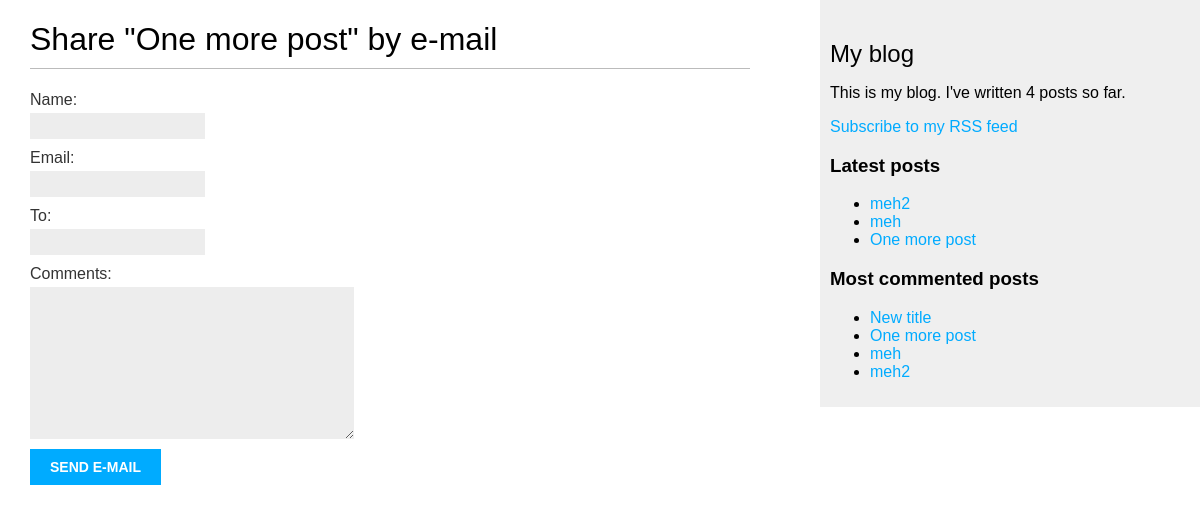
Page /blog/3/share/ on the earlier database version.
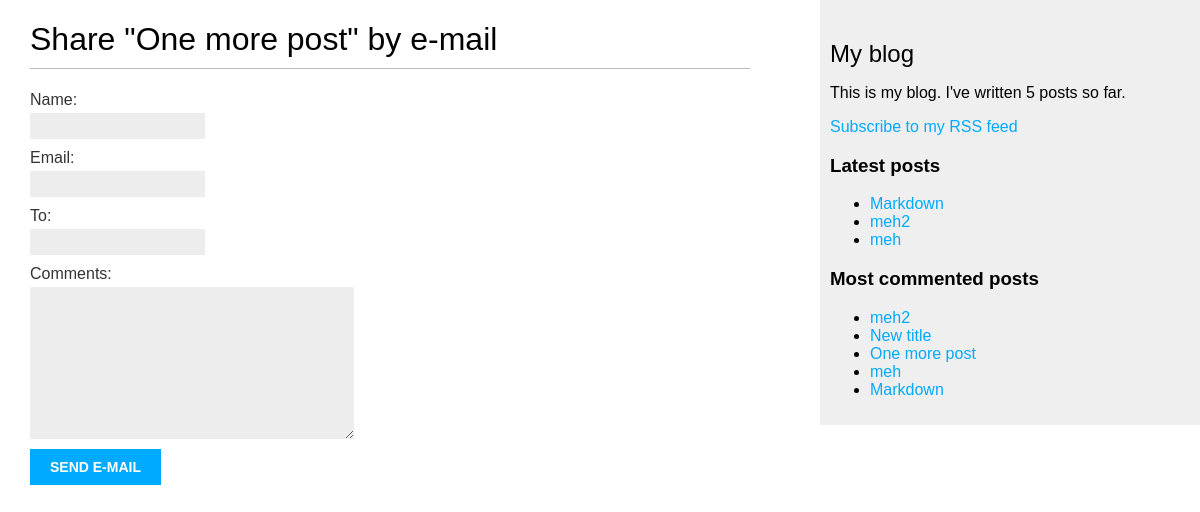
Same page on the later database version.
### blog/models.py (models this page shows, shortened)
class Post(models.Model):
    objects = models.Manager()
    published = PublishedManager()
    tags = TaggableManager()
    STATUS_CHOICES = (
        ('draft', 'Draft'),
        ('published', 'Published')
    )
    title = models.CharField(max_length=250)
    slug = models.SlugField(max_length=250,
                            unique_for_date='publish')
    author = models.ForeignKey(User,
                                on_delete=models.CASCADE,
                                related_name='blog_posts')
    body = models.TextField()
    publish = models.DateTimeField(default=timezone.now)
    created = models.DateTimeField(auto_now_add=True)
    updated = models.DateTimeField(auto_now=True)
    status = models.CharField(max_length=10,
                                choices=STATUS_CHOICES,
                                default='draft')
    class Meta:
        ordering = ('-publish',)
        db_table = 'blog_post'
    def get_absolute_url(self):
        return reverse('blog:post_detail',
                        args=[self.publish.year,
                              self.publish.month,
                              self.publish.day, self.slug])

### blog/views.py (the view)
# urls.py: path('<int:post_id>/share/', views.post_share, name='post_share'),
def post_share(request, post_id):
    post = get_object_or_404(Post, id=post_id, status='published')
    sent = False
    if request.method == 'POST':
        form = EmailPostForm(request.POST)
        if form.is_valid():
            cd = form.cleaned_data
            post_url = request.build_absolute_uri(post.get_absolute_url())
            subject = f"{cd['name']} recommends you read " \
                      f"{post.title}"
            message = f"Read {post.title} at {post_url}\n\n " \
                      f"{cd['name']}\'s comments: {cd['comments']}"
            send_mail(subject, message, 'admin@myblog.com', [cd['to']])
            sent = True
    else:
        form = EmailPostForm()
    return render(request, 'blog/post/share.html', {'post': post, 'form': form, 'sent':sent})

### blog/forms.py
class EmailPostForm(forms.Form):
    name = forms.CharField(max_length=25)
    email = forms.EmailField()
    to = forms.EmailField()
    comments = forms.CharField(required=False, widget=forms.Textarea)

### blog/models.py (called while the page is built)
    def get_queryset(self):
        return super(PublishedManager, self).get_queryset().filter(status='published')

### blog/templatetags/blog_tags.py (called while the page is built)
@register.simple_tag
def total_posts():
    return Post.published.count()

@register.inclusion_tag('blog/post/latest_posts.html')
def show_latest_posts(count=5):
    latest_posts = Post.published.order_by('-publish')[:count]
    return {'latest_posts': latest_posts}

@register.simple_tag
def get_most_commented_posts(count=5):
    return Post.published.annotate(total_comments=Count('comments')
                            ).order_by('-total_comments')[:count]

### blog/templates/blog/post/share.html (shortened to what this page needs)
{% extends "blog/base.html" %}
{% block content %}
    {% if sent %}
        <h1>E-mail successfully sent</h1>
        <p>
            "{{ post.title }}" was successfully sent to {{ form.cleaned_data.to }}.
        </p>
    {% else %}
        <h1>Share "{{ post.title }}" by e-mail</h1>
        <form method="POST">
            {% for field in form %}
            <div>
                {{ field.label_tag }} {{ field }}
            </div>
            {% endfor %}
            <input type = 'submit' value="Send e-mail">
        </form>
    {% endif %}
{% endblock %}

### blog/templates/blog/base.html (shortened to what this page needs)
{% load blog_tags %}
{% load static %}
<!DOCTYPE html>
<html>
<head>
    <link href='{% static "css/blog.css" %}' rel="stylesheet">
</head>
<body>
    <div id="content">
        {% block content %}
        {% endblock %}
    </div>
    <div id="sidebar">
        <h2>My blog</h2>
        <p>This is my blog. I've written {% total_posts %} posts so far.</p>
        <p>
            <a href="{% url 'blog:post_feed' %}">Subscribe to my RSS feed</a>
        </p>
        <h3>Latest posts</h3>
        {% show_latest_posts 3 %}
        <h3>Most commented posts</h3>
        {% get_most_commented_posts as most_commented_posts %}
            <ul>
                {% for post in most_commented_posts %}
                    <li><a href="{{ post.get_absolute_url }}">{{ post.title }}</a></li>
                {% endfor %}
            </ul>
    </div>
</body>
</html>

### blog/templates/blog/post/latest_posts.html
<ul>
    {% for post in latest_posts %}
        <li>
            <a href="{{ post.get_absolute_url }}">{{ post.title }}</a>
        </li>
    {% endfor %}
</ul>

### blog/static/css/blog.css (style rules this page uses)
body { margin:0; padding:0; font-family:helvetica, sans-serif; }
a { color:#00abff; text-decoration:none; }
h1 { font-weight:normal; border-bottom:1px solid #bbb; padding:0 0 10px 0; }
h2 { font-weight:normal; margin:30px 0 0; }
#content { float:left; width:60%; padding:0 0 0 30px; }
#sidebar { float:right; width:30%; padding:10px; background:#efefef; height:100%; }
label { float:left; clear:both; color:#333; margin-bottom:4px; }
input, textarea { clear:both; float:left; margin:0 0 10px; background:#ededed; border:0; padding:6px 10px; font-size:12px; }
input[type=submit] { font-weight:bold; background:#00abff; color:#fff; padding:10px 20px; font-size:14px; text-transform:uppercase; }

Differences in the rows shown:
no longer on one of the page's lists (row edited): Post: title "One more post"
added Post: title "Markdown"
changed Post "meh2": moves up the list
Other differences:
text no longer shown: "4"
text now shown: "5"
